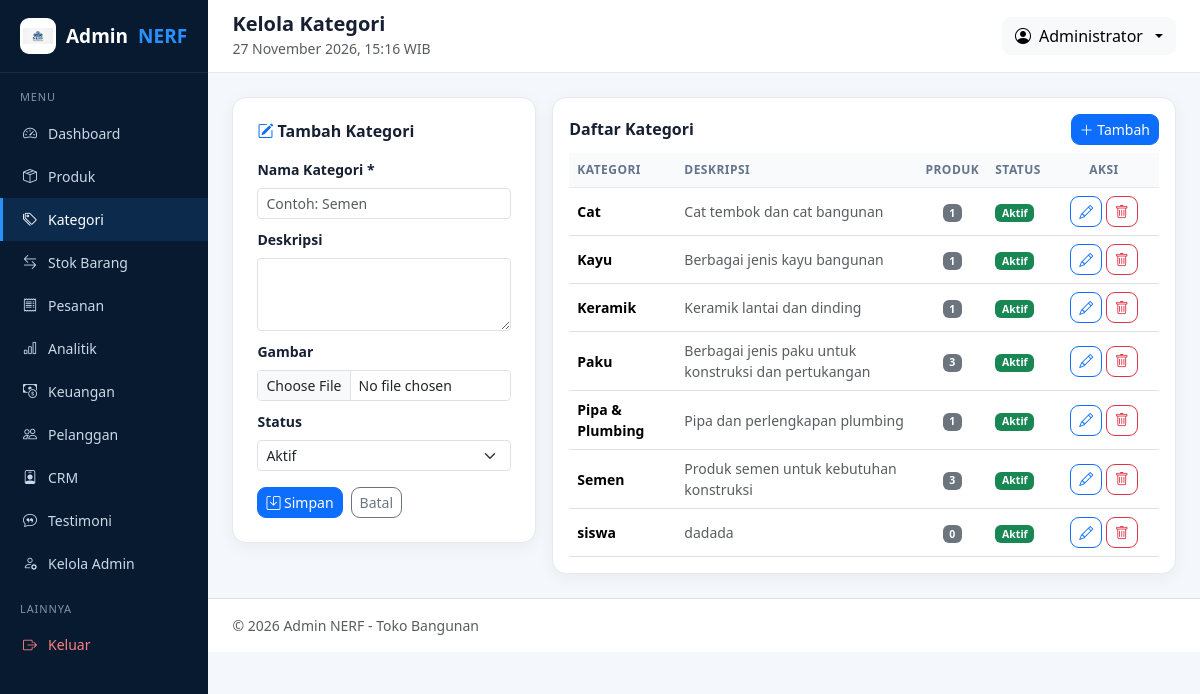
Page /admin/kategori.php (signed in) on the committed database.
### tables this page shows
CREATE TABLE `kategori` (
  `id_kategori` int NOT NULL AUTO_INCREMENT,
  `nama_kategori` varchar(100) NOT NULL,
  `deskripsi` text,
  `gambar` varchar(255) DEFAULT NULL,
  `status` enum('Aktif','Nonaktif') DEFAULT 'Aktif',
  `dibuat_pada` timestamp NOT NULL DEFAULT CURRENT_TIMESTAMP,
  PRIMARY KEY (`id_kategori`)
);

### config/fungsi/url.php (called while the page is built)
<?php
function base_url(): string
{
    static $base = null;
    if ($base !== null) {
        return $base;
    }
    $dir = str_replace('\\', '/', dirname(str_replace('\\', '/', $_SERVER['SCRIPT_NAME'] ?? '/')));
    $dir = ($dir === '/' || $dir === '.') ? '' : rtrim($dir, '/');
    if (basename($dir) === 'admin') {
        $dir = str_replace('\\', '/', dirname($dir));
        $dir = ($dir === '/' || $dir === '.') ? '' : rtrim($dir, '/');
    }
    $base = $dir;
    return $base;
}
function root_url(string $file = ''): string
{
    return (base_url() ?: '') . '/' . ltrim($file, '/');
}
function img_url(string $file): string
{
    $path = __DIR__ . '/../../' . ltrim($file, '/');
    $v    = is_file($path) ? filemtime($path) : 0;
    return root_url($file) . '?v=' . $v;
}
function aset_url(string $file): string
{
    $path = __DIR__ . '/../../assets/' . ltrim($file, '/');
    $v    = is_file($path) ? filemtime($path) : 0;
    return root_url('assets/' . ltrim($file, '/')) . '?v=' . $v;
}

### config/fungsi/teks.php (called while the page is built, shortened)
<?php
function e($value): string
{
    return htmlspecialchars((string)($value ?? ''), ENT_QUOTES, 'UTF-8');
}

### config/fungsi/auth.php (called while the page is built, shortened)
<?php
function sudah_login(): bool
{
    return isset($_SESSION['admin_id']);
}
function admin_saat_ini(): ?array
{
    static $cache = null;
    if ($cache !== null) {
        return $cache;
    }
    global $koneksi;
    $stmt = $koneksi->prepare('SELECT * FROM admin WHERE id_admin = ? LIMIT 1');
    $stmt->bind_param('i', $_SESSION['admin_id']);
    $stmt->execute();
    $cache = $stmt->get_result()->fetch_assoc() ?: null;
    return $cache;
}
function butuh_role(array $roles): void
{
    $admin = admin_saat_ini();
}

### config/kategori-query.php (called while the page is built)
<?php
$kategori = $koneksi->query(
    'SELECT k.*, (SELECT COUNT(*) FROM produk p WHERE p.id_kategori = k.id_kategori) AS jml_produk
     FROM kategori k ORDER BY k.nama_kategori'
)->fetch_all(MYSQLI_ASSOC);

### admin/partial/kategori-tabel.php (the view, shortened to what this page needs)
<div class="card-panel p-3">
    <div class="d-flex justify-content-between align-items-center mb-2">
        <h6 class="fw-bold mb-0">Daftar Kategori</h6>
        <a href="kategori.php?baru=1" class="btn btn-sm btn-primary"><i class="bi bi-plus-lg"></i> Tambah</a>
    </div>
    <div class="table-responsive">
        <table class="table align-middle mb-0">
            <thead>
                <tr>
                    <th>Kategori</th>
                    <th>Deskripsi</th>
                    <th class="text-center">Produk</th>
                    <th>Status</th>
                    <th class="text-center" style="width:110px">Aksi</th>
                </tr>
            </thead>
            <tbody>
                <?php foreach ($kategori as $k): ?>
                    <tr>
                        <td class="fw-semibold"><?= e($k['nama_kategori']) ?></td>
                        <td class="text-muted small"><?= e($k['deskripsi'] ?? '-') ?></td>
                        <td class="text-center">
                            <span class="badge bg-secondary"><?= (int)$k['jml_produk'] ?></span>
                        </td>
                        <td>
                            <span class="badge bg-<?= $k['status'] === 'Aktif' ? 'success' : 'secondary' ?>">
                                <?= e($k['status']) ?>
                            </span>
                        </td>
                        <td class="text-center">
                            <a href="kategori.php?edit=<?= (int)$k['id_kategori'] ?>"
                               class="btn btn-sm btn-outline-primary"><i class="bi bi-pencil"></i></a>
                            <a href="kategori.php?hapus=<?= (int)$k['id_kategori'] ?>"
                               class="btn btn-sm btn-outline-danger"
                               onclick="return confirm('Hapus kategori ini?')"><i class="bi bi-trash"></i></a>
                        </td>
                    </tr>
                <?php endforeach; ?>
            </tbody>
        </table>
    </div>
</div>

### admin/layout/header.php (shortened to what this page needs)
<?php
$admin = admin_saat_ini();
$menu = [
    ['Berkas' => 'index.php',    'Ikon' => 'bi-speedometer2',     'Label' => 'Dashboard'],
    ['Berkas' => 'produk.php',   'Ikon' => 'bi-box-seam',         'Label' => 'Produk'],
    ['Berkas' => 'kategori.php', 'Ikon' => 'bi-tags',             'Label' => 'Kategori'],
    ['Berkas' => 'stok.php',     'Ikon' => 'bi-arrow-left-right', 'Label' => 'Stok Barang'],
    ['Berkas' => 'pesanan.php',  'Ikon' => 'bi-receipt',          'Label' => 'Pesanan'],
    ['Berkas' => 'analitik.php', 'Ikon' => 'bi-bar-chart',        'Label' => 'Analitik'],
    ['Berkas' => 'keuangan.php', 'Ikon' => 'bi-cash-coin',        'Label' => 'Keuangan'],
    ['Berkas' => 'pelanggan.php','Ikon' => 'bi-people',           'Label' => 'Pelanggan'],
    ['Berkas' => 'crm.php',      'Ikon' => 'bi-person-badge',     'Label' => 'CRM'],
    ['Berkas' => 'testimoni.php','Ikon' => 'bi-chat-quote',       'Label' => 'Testimoni'],
    ['Berkas' => 'user.php',     'Ikon' => 'bi-person-gear',      'Label' => 'Kelola Admin'],
];
$halaman = basename($_SERVER['PHP_SELF']);
?>
<!DOCTYPE html>
<html lang="id">
<head>
    <link href="https://cdn.jsdelivr.net/npm/bootstrap@5.3.3/dist/css/bootstrap.min.css" rel="stylesheet">
    <link href="https://cdn.jsdelivr.net/npm/bootstrap-icons@1.11.3/font/bootstrap-icons.css" rel="stylesheet">
    <link href="<?= aset_url('css/admin.css') ?>" rel="stylesheet">
</head>
<body>
<div class="d-flex">
    <aside class="sidebar d-none d-lg-block">
        <a href="../beranda.php" class="brand">
            <div class="logo-box"><img src="<?= img_url('TokoLogo.png') ?>" alt="Logo" onerror="this.remove()"></div>
            Admin <span>NERF</span>
        </a>
        <div class="nav-section">Menu</div>
        <nav class="nav flex-column">
            <?php foreach ($menu as $m): ?>
                <a class="nav-link <?= $halaman === $m['Berkas'] ? 'active' : '' ?>" href="<?= $m['Berkas'] ?>">
                    <i class="bi <?= $m['Ikon'] ?>"></i> <?= $m['Label'] ?>
                </a>
            <?php endforeach; ?>
        </nav>
        <div class="nav-section">Lainnya</div>
        <nav class="nav flex-column">
            <a class="nav-link" href="../keluar.php" style="color:#ff8080">
                <i class="bi bi-box-arrow-right"></i> Keluar
            </a>
        </nav>
    </aside>
    <div class="flex-grow-1">
        <header class="topbar d-flex justify-content-between align-items-center">
            <div>
                <h5 class="mb-0 fw-bold"><?= e($judul ?? 'Dashboard') ?></h5>
                <small class="text-muted"><?= date('d F Y, H:i') ?> WIB</small>
            </div>
            <div class="dropdown">
                <button class="btn btn-light dropdown-toggle d-flex align-items-center gap-2" data-bs-toggle="dropdown">
                    <i class="bi bi-person-circle"></i>
                    <span><?= e($admin['nama_lengkap'] ?? 'Admin') ?></span>
                </button>
            </div>
        </header>
        <main class="content">

### assets/css/admin.css (style rules this page uses)
body { font-family: "Segoe UI", Arial, sans-serif; background: #f4f7fb; color: #172033; }
.sidebar { width: 250px; background: #071a2f; color: #cbd8e8; min-height: 100vh; }
.sidebar .brand { color: #fff; font-weight: 800; font-size: 19px; text-decoration: none; display: flex; align-items: center; gap: 10px; padding: 18px 20px; border-bottom: 1px solid rgba(255, 255, 255, .08); }
.sidebar .brand span { color: #2991ff; }
.logo-box { width: 36px; height: 36px; border-radius: 9px; overflow: hidden; flex-shrink: 0; display: flex; align-items: center; justify-content: center; }
.logo-box img { width: 100%; height: 100%; object-fit: contain; background: #fff; padding: 3px; }
.sidebar .nav-link { color: #cbd8e8; font-size: 14px; padding: 11px 20px; display: flex; align-items: center; gap: 11px; border-left: 3px solid transparent; }
.sidebar .nav-link.active { background: rgba(41, 145, 255, .14); color: #fff; border-left-color: #2991ff; }
.sidebar .nav-section { font-size: 11px; text-transform: uppercase; letter-spacing: .08em; color: #7f93ab; padding: 16px 20px 6px; }
.topbar { background: #fff; border-bottom: 1px solid #e5eaf1; padding: 12px 24px; }
.content { padding: 24px; }
.card-panel { background: #fff; border: 1px solid #e5eaf1; border-radius: 14px; box-shadow: 0 4px 16px rgba(7, 26, 47, .05); }
.table thead th { font-size: 12px; text-transform: uppercase; letter-spacing: .04em; color: #64748b; background: #f8fafc; border-bottom: 1px solid #e5eaf1; }
.table td { vertical-align: middle; font-size: 14px; }
.btn { border-radius: 9px; }

### rows in the picture
kategori: nama_kategori "Cat", deskripsi "Cat tembok dan cat bangunan", jml_produk "1", status "Aktif"
kategori: nama_kategori "Kayu", deskripsi "Berbagai jenis kayu bangunan", jml_produk "1", status "Aktif"
kategori: nama_kategori "Keramik", deskripsi "Keramik lantai dan dinding", jml_produk "1", status "Aktif"
kategori: nama_kategori "Paku", deskripsi "Berbagai jenis paku untuk konstruksi dan pertukangan", jml_produk "3", status "Aktif"
kategori: nama_kategori "Pipa & Plumbing", deskripsi "Pipa dan perlengkapan plumbing", jml_produk "1", status "Aktif"
kategori: nama_kategori "Semen", deskripsi "Produk semen untuk kebutuhan konstruksi", jml_produk "3", status "Aktif"
kategori: nama_kategori "siswa", deskripsi "dadada", jml_produk "0", status "Aktif"

### other values in the picture
$m['Label'] "Dashboard"
$m['Label'] "Produk"
$m['Label'] "Kategori"
$m['Label'] "Stok Barang"
$m['Label'] "Pesanan"
$m['Label'] "Analitik"
$m['Label'] "Keuangan"
$m['Label'] "Pelanggan"
$m['Label'] "CRM"
$m['Label'] "Testimoni"
$m['Label'] "Kelola Admin"
$judul "Kelola Kategori"
$admin['nama_lengkap'] "Administrator"
form field status "Aktif"
